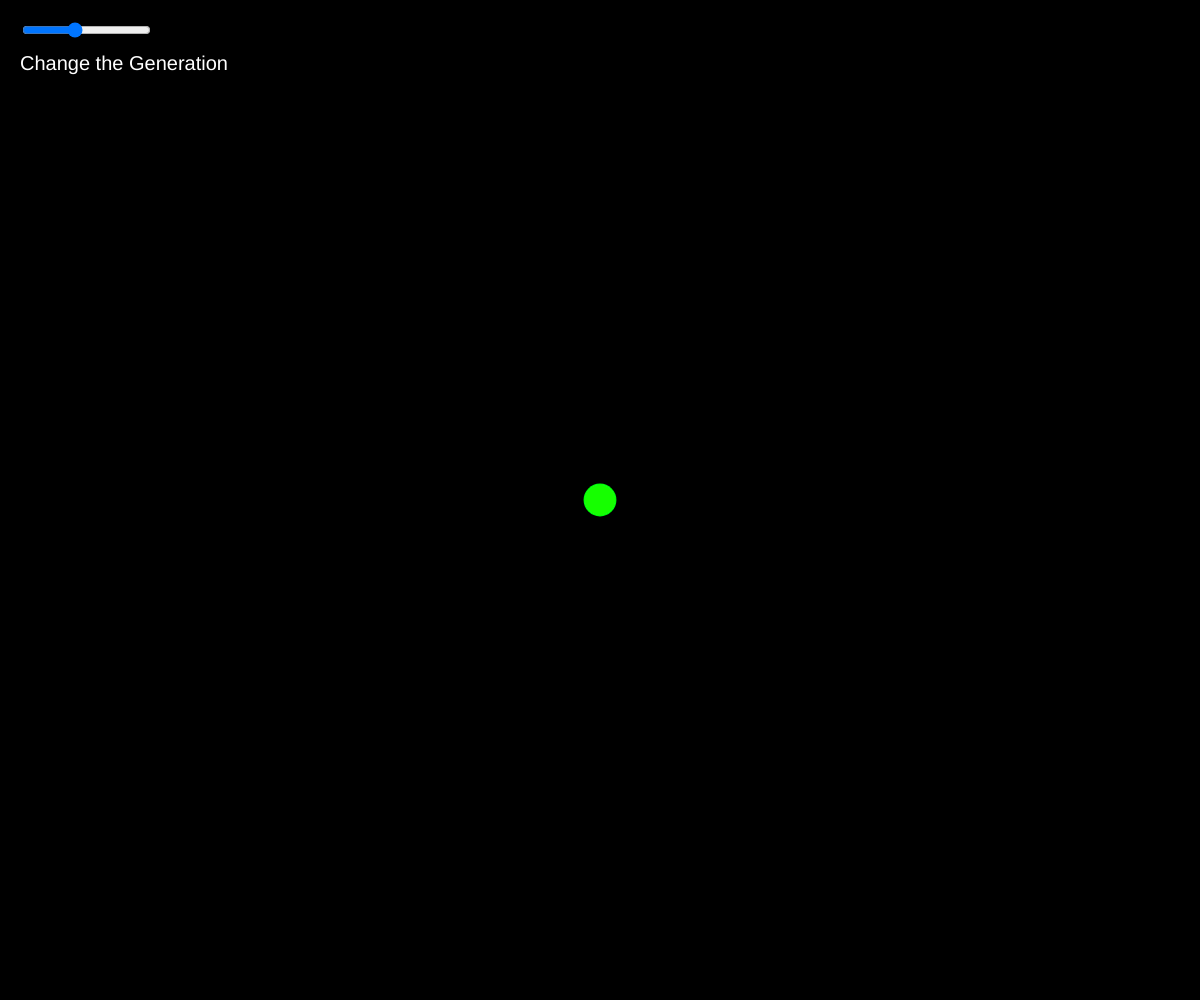
Frame 1 (no input)
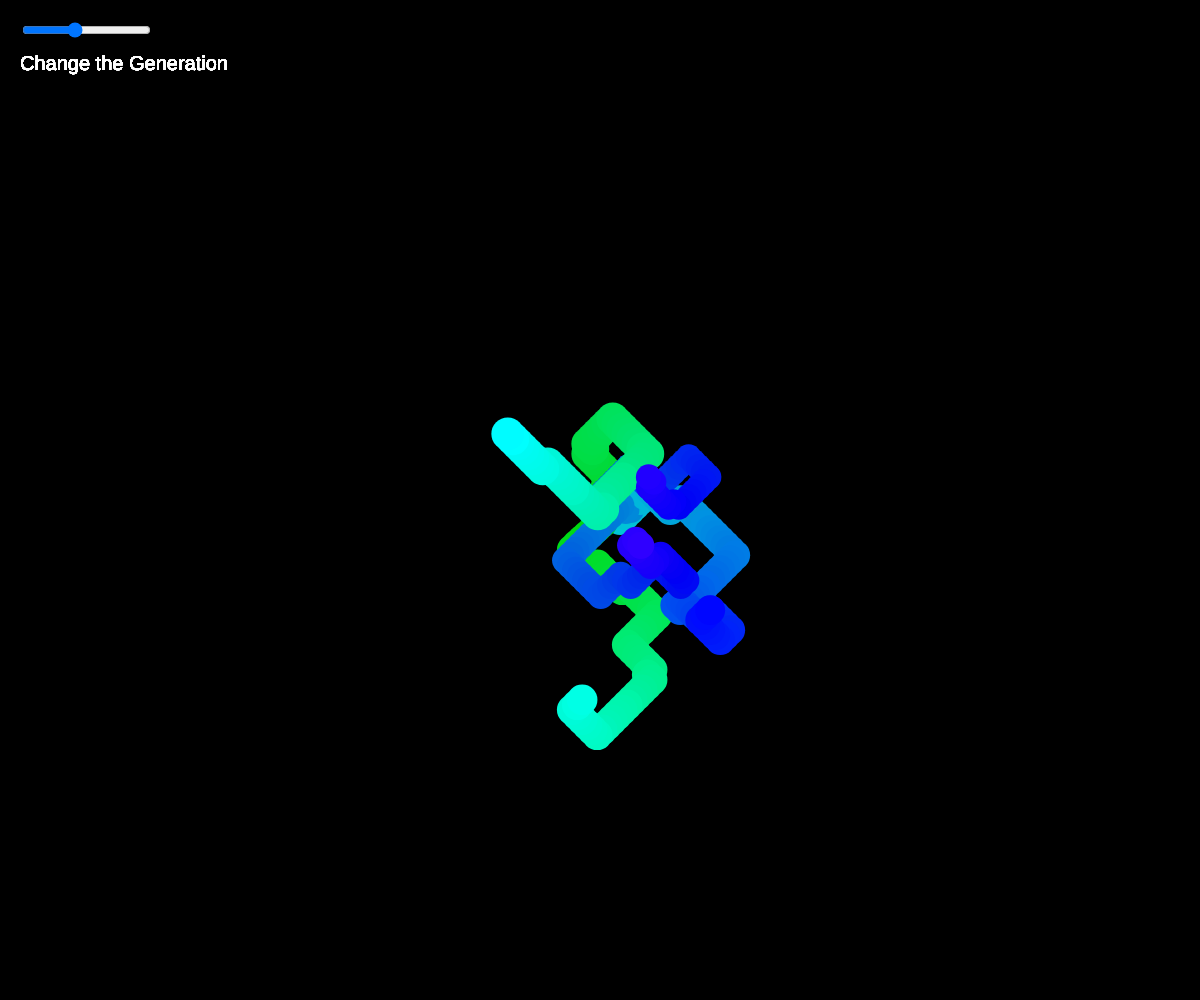
Frame 60 (no input)
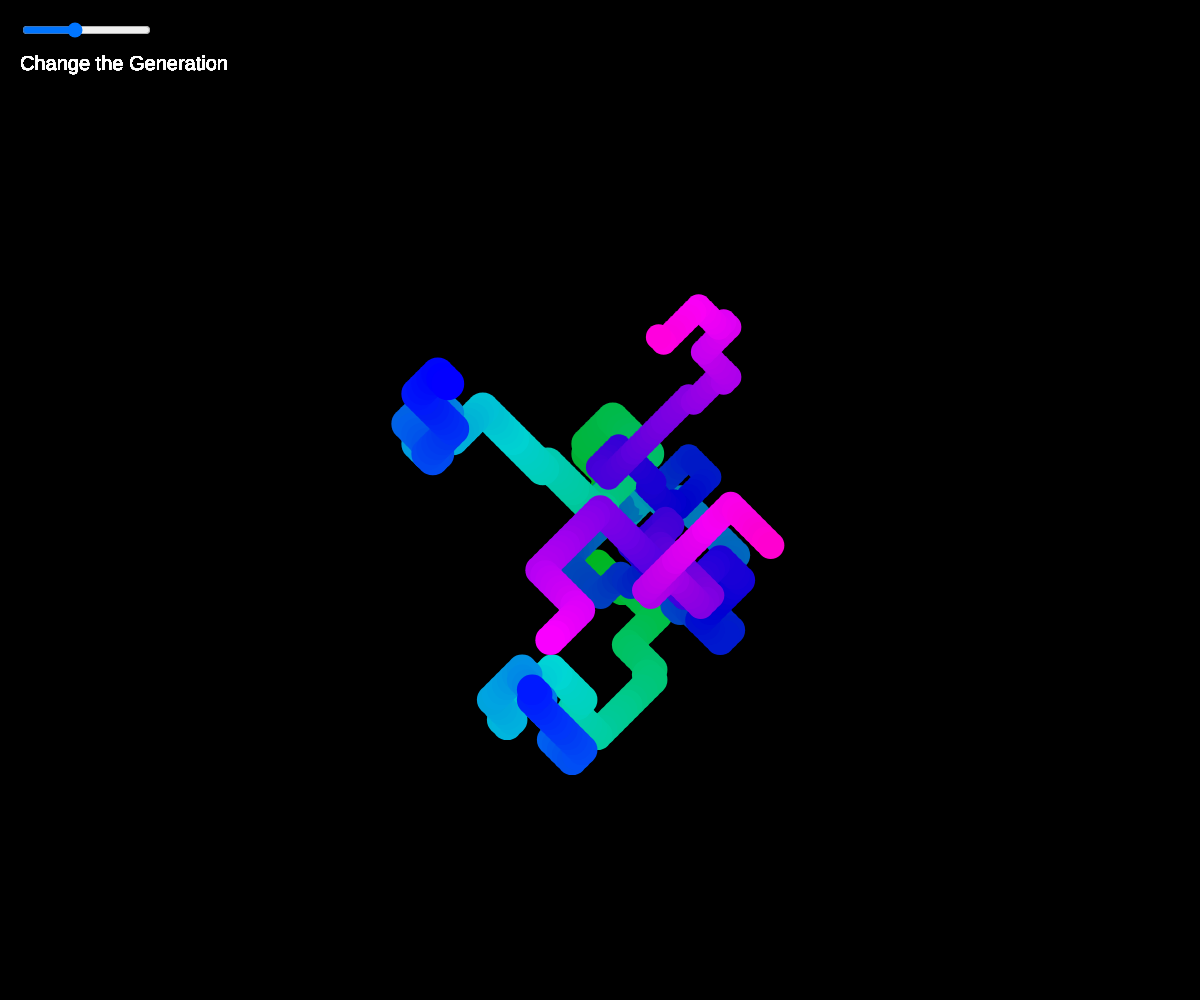
Frame 120 (the mouse pressed at the canvas centre since frame 60)

The p5.js sketch that drew these frames (run headless with seeded random() and noise() and a simulated clock; from frame 60 on, the mouse is pressed at the canvas centre):

// p5.js sketch
// ── sketch.js
var snakes = [];
var r;
var slider1;
var twist;
var button;

function setup() 
{
  colorMode(HSB);
  createCanvas(windowWidth, windowHeight);
  background(0);
  for (var i = 0; i < 5; i++)
  {
    snakes[i] = new dot();
  }
  slider1 = createSlider(0, 5, 2, 1);
  slider1.position(20, 20);
}

function draw() 
{
  noStroke();
  fill(255, 0, 255);
  textSize(20);
  text("Change the Generation", 20, 70);
  
  backdrop();
  twist = slider1.value();
  
  for (i = 0; i < snakes.length; i++)
  {
    snakes[i].show();
    snakes[i].movement();
    snakes[i].directions();
    snakes[i].edges();
  }
}

function dot(r)
{
  this.x = width/2;
  this.y = height/2;
  this.movementX = random(-5 && 5);
  this.movementY = random(-5 && 5);
  this.h = random(255);
  this.color1 = random(255);
  this.color2 = random(255);
  this.color3 = random(255);
  this.size = random(20, 50);
  
  this.show = function()
  {
    this.h += 1;
    
    if(this.h > 500)
    {
      this.h = 0;
    }
    
    noStroke();
    fill(this.h, 200, 200);
    strokeWeight(4);
    ellipse(this.x, this.y, this.size, this.size);
  }
  
  this.movement = function()
  {
    this.x += this.movementX;
    this.y += this.movementY;
  }
  
  this.directions = function()
  {
    if(frameCount % 6 > twist)
    {
      r = floor(random(4));
    }
    
    switch(r)
    {
      case 0:
        this.movementX = 5;
        break;
      case 1:
        this.movementX = -5;
        break;
      case 2:
        this.movementY = 5;
        break;
      case 3:
        this.movementY = -5;
        break;
    }
  }
  
  this.edges = function()
  {
    if (this.x > width) 
    {
      this.x = 0;
    }
    if (this.x < 0) 
    {
      this.x = width;
    }
    if (this.y > height) 
    {
      this.y = 0;
    }
    if (this.y < 0) 
    {
      this.y = height;
    }
  }
}

function backdrop()
{
  push();
  colorMode(RGB);
  if(frameCount % 6 > 4)
  {
    fill(0, 5);
    rect(0, 0, width, height);
  }
  pop();
}
